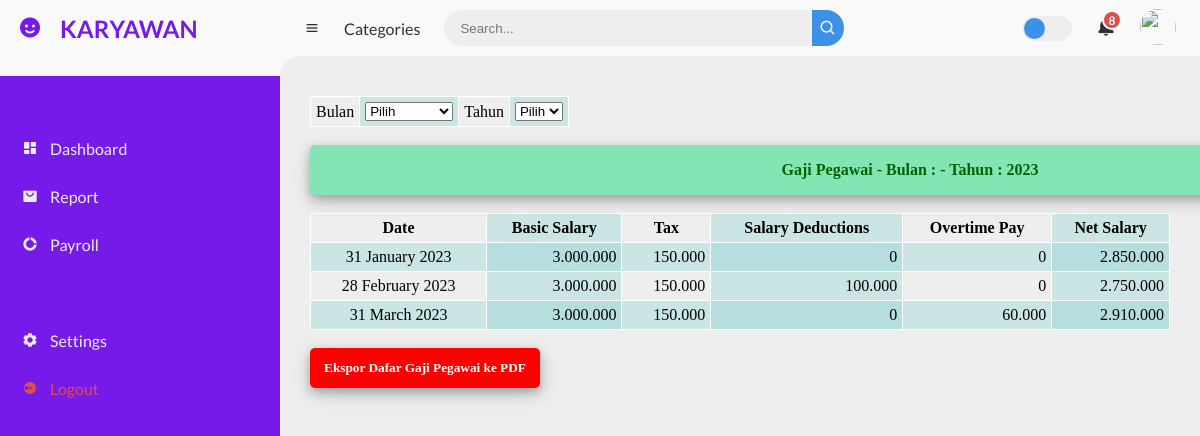
The page /views/report_karyawan.php (signed in) on the database its author committed.
### tables this page shows
CREATE TABLE `penggajian` (
  `id` int(11) NOT NULL,
  `NIP` int(11) NOT NULL,
  `id_admin` int(1) NOT NULL,
  `tanggal` date NOT NULL,
  `gaji_pokok` int(11) NOT NULL,
  `pajak` int(11) NOT NULL,
  `potongan` int(11) NOT NULL,
  `gaji_lembur` int(11) NOT NULL,
  `gaji_bersih` int(11) NOT NULL
);

### models/KoneksiDB.php (called while the page is built, shortened)
<?php
class KoneksiDB
{
    private $hostname = 'localhost';
    private $database = 'penggajian';
    private $username = 'root';
    private $password = '';
    function __construct() {
        $this->koneksi = mysqli_connect($this->hostname, $this->username, $this->password, $this->database);
    }
}

### models/Penggajian.php (called while the page is built)
<?php
require_once "KoneksiDB.php";
class Penggajian extends KoneksiDB
{
    function getAll($nip)
    {
        $query = "SELECT * FROM penggajian WHERE nip = $nip";
        $result = mysqli_query($this->koneksi, $query);
        if($result->num_rows > 0)
        {
            while($arr = mysqli_fetch_array($result))
            {
                $data[] = $arr;
            }
            return $data;
        }
    }
}

### controllers/reportController.php (the view, shortened to what this page needs)
<?php
require_once"../models/Penggajian.php";
class reportController
{
    private $penggajianModel;
    private $nipPegawai;
    function __construct()
    {
        $this->nipPegawai = $_SESSION['nipPegawai'];
        $this->penggajianModel = new Penggajian();
    }
    private function formatRupiah($nominal)
    {
        $rupiah = number_format($nominal, 0, ',', '.');
        return $rupiah;
    }
    function showAll()
    {
        $data = $this->penggajianModel->getAll($this->nipPegawai);
        foreach ($data as $datum)
        {
            $tanggal = date('j F Y', strtotime($datum['tanggal']));
        ?>
            <tr>
                <td align="center"><?php echo $tanggal; ?></td>
                <td align="right"><?php echo $this->formatRupiah($datum['gaji_pokok']); ?></td>
                <td align="right"><?php echo $this->formatRupiah($datum['pajak']); ?></td>
                <td align="right"><?php echo $this->formatRupiah($datum['potongan']); ?></td>
                <td align="right"><?php echo $this->formatRupiah($datum['gaji_lembur']); ?></td>
                <td align="right"><?php echo $this->formatRupiah($datum['gaji_bersih']); ?></td>
            </tr>
        <?php
        }
    }
}

### views/report_karyawan.php (shortened to what this page needs)
<!DOCTYPE html>
<html lang="en">
<head>
<link href='https://unpkg.com/boxicons@2.0.9/css/boxicons.min.css' rel='stylesheet'>
<link rel="stylesheet" type="text/css" href="../css/style_report.css">
</head>
<body>
<?php
require_once "../controllers/reportController.php";
$reportC = new reportController();
?>
<section id="sidebar">
	<a href="#" class="brand">
		<i class='bx bxs-smile'></i>
		<span class="text">KARYAWAN</span>
	</a>
	<ul class="side-menu top">
		<li class="active">
			<a href="dashboard_karyawan.php">
				<i class='bx bxs-dashboard' ></i>
				<span class="text">Dashboard</span>
			</a>
		</li>
		<li>
			<a href="#">
				<i class='bx bxs-shopping-bag-alt' ></i>
				<span class="text">Report</span>
			</a>
		</li>
		<li>
			<a href="payroll_karyawan.php">
				<i class='bx bxs-doughnut-chart' ></i>
				<span class="text">Payroll</span>
			</a>
		</li>
	<ul class="side-menu">
		<li>
			<a href="#">
				<i class='bx bxs-cog' ></i>
				<span class="text">Settings</span>
			</a>
		</li>
		<li>
			<a href="logout.php" class="logout">
				<i class='bx bxs-log-out-circle' ></i>
				<span class="text">Logout</span>
			</a>
		</li>
	</ul>
</section>
<div id="content">
	<nav>
		<i class='bx bx-menu' ></i>
		<a href="#" class="nav-link">Categories</a>
		<form action="#">
			<div class="form-input">
				<input type="search" placeholder="Search...">
				<button type="submit" class="search-btn"><i class='bx bx-search' ></i></button>
			</div>
		</form>
		<label for="switch-mode" class="switch-mode"></label>
		<a href="#" class="notification">
			<span class="num">8</span>
		</a>
		<a href="#" class="profile">
			<img src="img/people.png">
		</a>
	</nav>
	<div class="content-report">
		<div class="cards">
			<div class="card">
				<div class="box">
					<table class="table1">
						<tr>
							<td>Bulan</td>
							<td>
								<select name="bulan">
									<option value="0">Pilih</option>
								</select>
							</td>
							<td>Tahun</td>
							<td>
								<select name="tahun">
									<option value="0">Pilih</option>
								</select>
							</td>
						</tr>
					</table>
					<br>
					<h4>Gaji Pegawai - Bulan : - Tahun : 2023</h4>
					<br>
					<div class="table">
						<table style="width:100%", border="1px solid black">
							<tr>
								<th>Date</th>
								<th>Basic Salary</th>
								<th>Tax</th>
								<th>Salary Deductions</th>
								<th>Overtime Pay</th>
								<th>Net Salary</th>
							</tr>
							<?php $reportC->showAll(); ?>
						</table>
					</div>
					<br>
					<h5>Ekspor Dafar Gaji Pegawai ke PDF</h5>
				</div>
			</div>
		</div>
	</div>
</body>
</html>

### rows shown on the page
penggajian: tanggal "31 January 2023", gaji_pokok "3.000.000", pajak "150.000", potongan "0", gaji_lembur "0", gaji_bersih "2.850.000"
penggajian: tanggal "28 February 2023", gaji_pokok "3.000.000", pajak "150.000", potongan "100.000", gaji_lembur "0", gaji_bersih "2.750.000"
penggajian: tanggal "31 March 2023", gaji_pokok "3.000.000", pajak "150.000", potongan "0", gaji_lembur "60.000", gaji_bersih "2.910.000"
